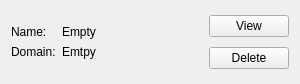
<?xml version="1.0" encoding="UTF-8"?>
<ui version="4.0">
 <class>CookieWidget</class>
 <widget class="QWidget" name="CookieWidget">
  <property name="geometry">
   <rect>
    <x>0</x>
    <y>0</y>
    <width>300</width>
    <height>84</height>
   </rect>
  </property>
  <property name="sizePolicy">
   <sizepolicy hsizetype="Preferred" vsizetype="Preferred">
    <horstretch>0</horstretch>
    <verstretch>0</verstretch>
   </sizepolicy>
  </property>
  <property name="minimumSize">
   <size>
    <width>300</width>
    <height>0</height>
   </size>
  </property>
  <property name="maximumSize">
   <size>
    <width>310</width>
    <height>16777215</height>
   </size>
  </property>
  <property name="windowTitle">
   <string>Form</string>
  </property>
  <layout class="QHBoxLayout" name="horizontalLayout" stretch="3,1">
   <item>
    <layout class="QFormLayout" name="formLayout">
     <property name="formAlignment">
      <set>Qt::AlignmentFlag::AlignLeading|Qt::AlignmentFlag::AlignLeft|Qt::AlignmentFlag::AlignVCenter</set>
     </property>
     <item row="0" column="0">
      <widget class="QLabel" name="label">
       <property name="text">
        <string>Name:</string>
       </property>
      </widget>
     </item>
     <item row="0" column="1">
      <widget class="QLabel" name="m_nameLabel">
       <property name="text">
        <string>Empty</string>
       </property>
      </widget>
     </item>
     <item row="1" column="0">
      <widget class="QLabel" name="label_2">
       <property name="text">
        <string>Domain:</string>
       </property>
      </widget>
     </item>
     <item row="1" column="1">
      <widget class="QLabel" name="m_domainLabel">
       <property name="text">
        <string>Emtpy</string>
       </property>
      </widget>
     </item>
    </layout>
   </item>
   <item>
    <layout class="QVBoxLayout" name="verticalLayout">
     <item>
      <widget class="QPushButton" name="m_viewButton">
       <property name="text">
        <string>View</string>
       </property>
      </widget>
     </item>
     <item>
      <widget class="QPushButton" name="m_deleteButton">
       <property name="text">
        <string>Delete</string>
       </property>
      </widget>
     </item>
    </layout>
   </item>
  </layout>
 </widget>
 <resources/>
 <connections/>
</ui>
